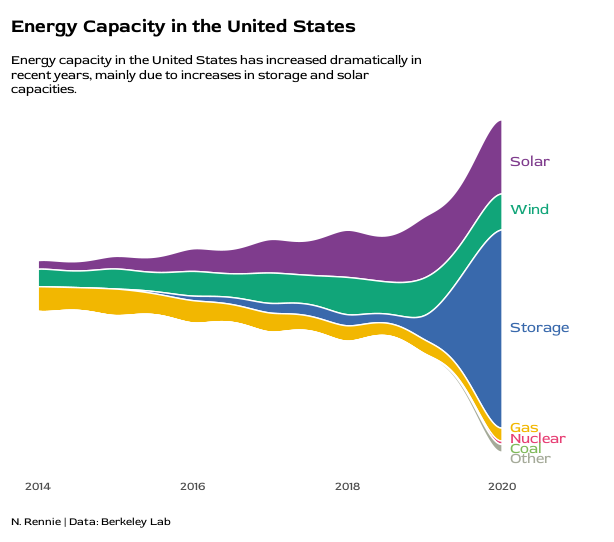

This chart was generated by the following R code:
library(ggstream)
library(ggplot2)
library(dplyr)
library(tidyr)
library(rcartocolor)
library(showtext)
library(usefunc) 

# load fonts
font_add_google(name = "Red Rose", family = "rose")
showtext_auto()

# read data
capacity <- readr::read_csv('https://raw.githubusercontent.com/rfordatascience/tidytuesday/master/data/2022/2022-05-03/capacity.csv')

# prep data
plot_data <- capacity %>%
  drop_na() %>%
  mutate(type = factor(type, levels = c("Solar", "Wind", "Storage", "Gas", "Nuclear", "Coal", "Other")))

# text data
text_data <- plot_data %>%
  filter(year == 2020) %>%
  mutate(year = year + 0.1,
         y = c(900, 550, -300, -1025, -1100, -1175, -1250))

# subtitle
st <- str_wrap_break("Energy capacity in the United States has increased dramatically in recent years, mainly due to increases in storage and solar capacities.", 70)

# stream plot
ggplot(data = plot_data,
       mapping = aes(x = year, y = total_gw, fill = type)) +
  geom_stream(bw = 0.85,
              extra_span = 0.2,
              sorting = "onset",
              colour = "white") +
  geom_text(data = text_data,
            mapping = aes(x = year,
                          y = y,
                          label = type,
                          colour = type),
            hjust = 0,
            family = "rose") +
  scale_x_continuous(limits = c(2014, 2021)) +
  scale_fill_carto_d(palette = "Bold") +
  scale_colour_carto_d(palette = "Bold") +
  labs(caption = "N. Rennie | Data: Berkeley Lab",
       title = "Energy Capacity in the United States",
       subtitle = st) +
  theme(panel.grid = element_blank(),
        panel.background = element_rect(fill = "white", colour = "white"),
        axis.title = element_blank(),
        axis.ticks = element_blank(),
        axis.text.y = element_blank(),
        axis.text.x = element_text(family = "rose"),
        legend.position = "none",
        plot.title = element_text(size=14, hjust = 0, family="rose",
                                  face = "bold",
                                  margin = margin(t = 10, b = 5)),
        plot.subtitle = element_text(size=10, hjust = 0, family="rose",
                                     margin = margin(t = 10, b = 5)),
        plot.caption = element_text(size=8, hjust = 0, family="rose",
                                    margin = margin(t = 20, b = 5)))

# bar plot
ggplot(data = plot_data,
       mapping = aes(x = year, y = total_gw, fill = type)) +
  geom_col(colour = "white") +
  scale_fill_carto_d(palette = "Bold") +
  scale_x_continuous(breaks = c(2014:2021)) +
  labs(caption = "N. Rennie | Data: Berkeley Lab",
       title = "Energy Capacity in the United States",
       subtitle = st) +
  guides(fill=guide_legend(ncol = 2)) +
  theme(panel.grid = element_blank(),
        panel.background = element_rect(fill = "white", colour = "white"),
        axis.title = element_blank(),
        axis.ticks = element_blank(),
        axis.text.y = element_blank(),
        axis.text.x = element_text(family = "rose"),
        legend.position = c(0.18, 0.7),
        legend.title = element_blank(),
        plot.title = element_text(size=14, hjust = 0, family="rose",
                                  face = "bold",
                                  margin = margin(t = 10, b = 5)),
        plot.subtitle = element_text(size=10, hjust = 0, family="rose",
                                     margin = margin(t = 10, b = 5)),
        plot.caption = element_text(size=8, hjust = 0, family="rose",
                                    margin = margin(t = 20, b = 5)))
